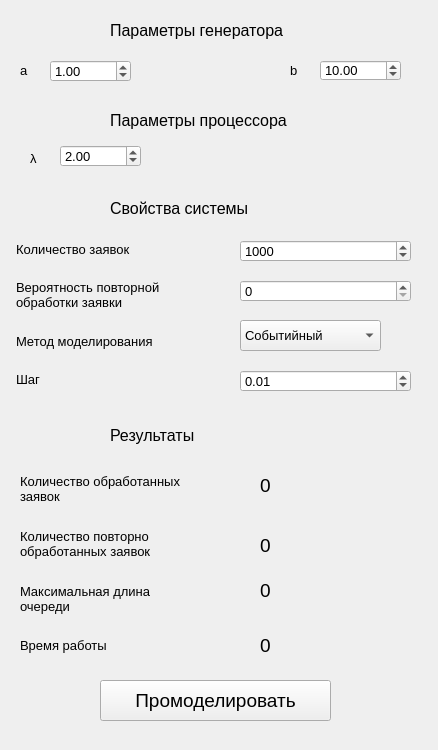
<?xml version="1.0" encoding="UTF-8"?>
<ui version="4.0">
 <class>MainWindow</class>
 <widget class="QMainWindow" name="MainWindow">
  <property name="geometry">
   <rect>
    <x>0</x>
    <y>0</y>
    <width>438</width>
    <height>750</height>
   </rect>
  </property>
  <property name="windowTitle">
   <string>MainWindow</string>
  </property>
  <widget class="QWidget" name="centralwidget">
   <widget class="QLabel" name="label">
    <property name="geometry">
     <rect>
      <x>110</x>
      <y>20</y>
      <width>221</width>
      <height>21</height>
     </rect>
    </property>
    <property name="font">
     <font>
      <pointsize>12</pointsize>
     </font>
    </property>
    <property name="text">
     <string>Параметры генератора</string>
    </property>
   </widget>
   <widget class="QLabel" name="label_2">
    <property name="geometry">
     <rect>
      <x>20</x>
      <y>60</y>
      <width>21</width>
      <height>21</height>
     </rect>
    </property>
    <property name="font">
     <font>
      <pointsize>10</pointsize>
     </font>
    </property>
    <property name="text">
     <string>a</string>
    </property>
   </widget>
   <widget class="QLabel" name="label_3">
    <property name="geometry">
     <rect>
      <x>290</x>
      <y>60</y>
      <width>16</width>
      <height>21</height>
     </rect>
    </property>
    <property name="font">
     <font>
      <pointsize>10</pointsize>
     </font>
    </property>
    <property name="text">
     <string>b</string>
    </property>
   </widget>
   <widget class="QDoubleSpinBox" name="aSpinBox">
    <property name="geometry">
     <rect>
      <x>50</x>
      <y>60</y>
      <width>81</width>
      <height>22</height>
     </rect>
    </property>
    <property name="font">
     <font>
      <pointsize>10</pointsize>
     </font>
    </property>
    <property name="value">
     <double>1.000000000000000</double>
    </property>
   </widget>
   <widget class="QDoubleSpinBox" name="bSpinBox">
    <property name="geometry">
     <rect>
      <x>320</x>
      <y>60</y>
      <width>81</width>
      <height>21</height>
     </rect>
    </property>
    <property name="font">
     <font>
      <pointsize>10</pointsize>
     </font>
    </property>
    <property name="value">
     <double>10.000000000000000</double>
    </property>
   </widget>
   <widget class="QLabel" name="label_4">
    <property name="geometry">
     <rect>
      <x>110</x>
      <y>110</y>
      <width>231</width>
      <height>21</height>
     </rect>
    </property>
    <property name="font">
     <font>
      <pointsize>12</pointsize>
     </font>
    </property>
    <property name="text">
     <string>Параметры процессора</string>
    </property>
   </widget>
   <widget class="QLabel" name="label_5">
    <property name="geometry">
     <rect>
      <x>30</x>
      <y>150</y>
      <width>21</width>
      <height>16</height>
     </rect>
    </property>
    <property name="font">
     <font>
      <pointsize>10</pointsize>
     </font>
    </property>
    <property name="text">
     <string>λ</string>
    </property>
   </widget>
   <widget class="QDoubleSpinBox" name="lyambdaSpinBox">
    <property name="geometry">
     <rect>
      <x>60</x>
      <y>145</y>
      <width>81</width>
      <height>22</height>
     </rect>
    </property>
    <property name="font">
     <font>
      <pointsize>10</pointsize>
     </font>
    </property>
    <property name="value">
     <double>2.000000000000000</double>
    </property>
   </widget>
   <widget class="QLabel" name="label_6">
    <property name="geometry">
     <rect>
      <x>110</x>
      <y>200</y>
      <width>211</width>
      <height>16</height>
     </rect>
    </property>
    <property name="font">
     <font>
      <pointsize>12</pointsize>
     </font>
    </property>
    <property name="text">
     <string>Свойства системы</string>
    </property>
   </widget>
   <widget class="QLabel" name="label_8">
    <property name="geometry">
     <rect>
      <x>16</x>
      <y>271</y>
      <width>217</width>
      <height>48</height>
     </rect>
    </property>
    <property name="font">
     <font>
      <pointsize>10</pointsize>
     </font>
    </property>
    <property name="text">
     <string>Вероятность повторной
обработки заявки</string>
    </property>
   </widget>
   <widget class="QLabel" name="label_9">
    <property name="geometry">
     <rect>
      <x>16</x>
      <y>234</y>
      <width>217</width>
      <height>30</height>
     </rect>
    </property>
    <property name="font">
     <font>
      <pointsize>10</pointsize>
     </font>
    </property>
    <property name="text">
     <string>Количество заявок</string>
    </property>
   </widget>
   <widget class="QComboBox" name="methodComboBox">
    <property name="geometry">
     <rect>
      <x>240</x>
      <y>320</y>
      <width>141</width>
      <height>31</height>
     </rect>
    </property>
    <property name="font">
     <font>
      <pointsize>10</pointsize>
     </font>
    </property>
    <property name="currentIndex">
     <number>0</number>
    </property>
    <item>
     <property name="text">
      <string>Событийный</string>
     </property>
    </item>
    <item>
     <property name="text">
      <string>Пошаговый</string>
     </property>
    </item>
   </widget>
   <widget class="QLabel" name="label_10">
    <property name="geometry">
     <rect>
      <x>16</x>
      <y>326</y>
      <width>217</width>
      <height>31</height>
     </rect>
    </property>
    <property name="font">
     <font>
      <pointsize>10</pointsize>
     </font>
    </property>
    <property name="text">
     <string>Метод моделирования</string>
    </property>
   </widget>
   <widget class="QLabel" name="label_deltat">
    <property name="geometry">
     <rect>
      <x>16</x>
      <y>364</y>
      <width>217</width>
      <height>30</height>
     </rect>
    </property>
    <property name="font">
     <font>
      <pointsize>10</pointsize>
     </font>
    </property>
    <property name="text">
     <string>Шаг</string>
    </property>
   </widget>
   <widget class="QSpinBox" name="tasksSpinBox">
    <property name="geometry">
     <rect>
      <x>240</x>
      <y>240</y>
      <width>171</width>
      <height>22</height>
     </rect>
    </property>
    <property name="font">
     <font>
      <pointsize>10</pointsize>
     </font>
    </property>
    <property name="maximum">
     <number>100000</number>
    </property>
    <property name="value">
     <number>1000</number>
    </property>
   </widget>
   <widget class="QSpinBox" name="repeatSpinBox">
    <property name="geometry">
     <rect>
      <x>240</x>
      <y>280</y>
      <width>171</width>
      <height>22</height>
     </rect>
    </property>
    <property name="font">
     <font>
      <pointsize>10</pointsize>
     </font>
    </property>
    <property name="maximum">
     <number>100</number>
    </property>
   </widget>
   <widget class="QDoubleSpinBox" name="stepSpinBox">
    <property name="geometry">
     <rect>
      <x>240</x>
      <y>370</y>
      <width>171</width>
      <height>22</height>
     </rect>
    </property>
    <property name="font">
     <font>
      <pointsize>10</pointsize>
     </font>
    </property>
    <property name="value">
     <double>0.010000000000000</double>
    </property>
   </widget>
   <widget class="QLabel" name="label_11">
    <property name="geometry">
     <rect>
      <x>20</x>
      <y>630</y>
      <width>244</width>
      <height>30</height>
     </rect>
    </property>
    <property name="font">
     <font>
      <pointsize>10</pointsize>
     </font>
    </property>
    <property name="text">
     <string>Время работы</string>
    </property>
   </widget>
   <widget class="QLabel" name="label_12">
    <property name="geometry">
     <rect>
      <x>20</x>
      <y>465</y>
      <width>244</width>
      <height>48</height>
     </rect>
    </property>
    <property name="font">
     <font>
      <pointsize>10</pointsize>
     </font>
    </property>
    <property name="text">
     <string>Количество обработанных
заявок</string>
    </property>
   </widget>
   <widget class="QLabel" name="label_13">
    <property name="geometry">
     <rect>
      <x>20</x>
      <y>575</y>
      <width>244</width>
      <height>48</height>
     </rect>
    </property>
    <property name="font">
     <font>
      <pointsize>10</pointsize>
     </font>
    </property>
    <property name="text">
     <string>Максимальная длина
очереди</string>
    </property>
   </widget>
   <widget class="QLabel" name="label_14">
    <property name="geometry">
     <rect>
      <x>20</x>
      <y>520</y>
      <width>244</width>
      <height>48</height>
     </rect>
    </property>
    <property name="font">
     <font>
      <pointsize>10</pointsize>
     </font>
    </property>
    <property name="text">
     <string>Количество повторно
обработанных заявок</string>
    </property>
   </widget>
   <widget class="QLabel" name="label_7">
    <property name="geometry">
     <rect>
      <x>110</x>
      <y>425</y>
      <width>211</width>
      <height>21</height>
     </rect>
    </property>
    <property name="font">
     <font>
      <pointsize>12</pointsize>
     </font>
    </property>
    <property name="text">
     <string>Результаты</string>
    </property>
   </widget>
   <widget class="QLabel" name="resTasksLabel">
    <property name="geometry">
     <rect>
      <x>260</x>
      <y>470</y>
      <width>121</width>
      <height>31</height>
     </rect>
    </property>
    <property name="font">
     <font>
      <pointsize>14</pointsize>
     </font>
    </property>
    <property name="text">
     <string>0</string>
    </property>
   </widget>
   <widget class="QLabel" name="repeatTasksLabel">
    <property name="geometry">
     <rect>
      <x>260</x>
      <y>530</y>
      <width>121</width>
      <height>31</height>
     </rect>
    </property>
    <property name="font">
     <font>
      <pointsize>14</pointsize>
     </font>
    </property>
    <property name="text">
     <string>0</string>
    </property>
   </widget>
   <widget class="QLabel" name="maxLenLabel">
    <property name="geometry">
     <rect>
      <x>260</x>
      <y>575</y>
      <width>121</width>
      <height>31</height>
     </rect>
    </property>
    <property name="font">
     <font>
      <pointsize>14</pointsize>
     </font>
    </property>
    <property name="text">
     <string>0</string>
    </property>
   </widget>
   <widget class="QLabel" name="timeLabel">
    <property name="geometry">
     <rect>
      <x>260</x>
      <y>630</y>
      <width>121</width>
      <height>31</height>
     </rect>
    </property>
    <property name="font">
     <font>
      <pointsize>14</pointsize>
     </font>
    </property>
    <property name="text">
     <string>0</string>
    </property>
   </widget>
   <widget class="QPushButton" name="startBtn">
    <property name="geometry">
     <rect>
      <x>100</x>
      <y>680</y>
      <width>231</width>
      <height>41</height>
     </rect>
    </property>
    <property name="font">
     <font>
      <pointsize>14</pointsize>
     </font>
    </property>
    <property name="text">
     <string>Промоделировать</string>
    </property>
   </widget>
  </widget>
 </widget>
 <resources/>
 <connections/>
</ui>
